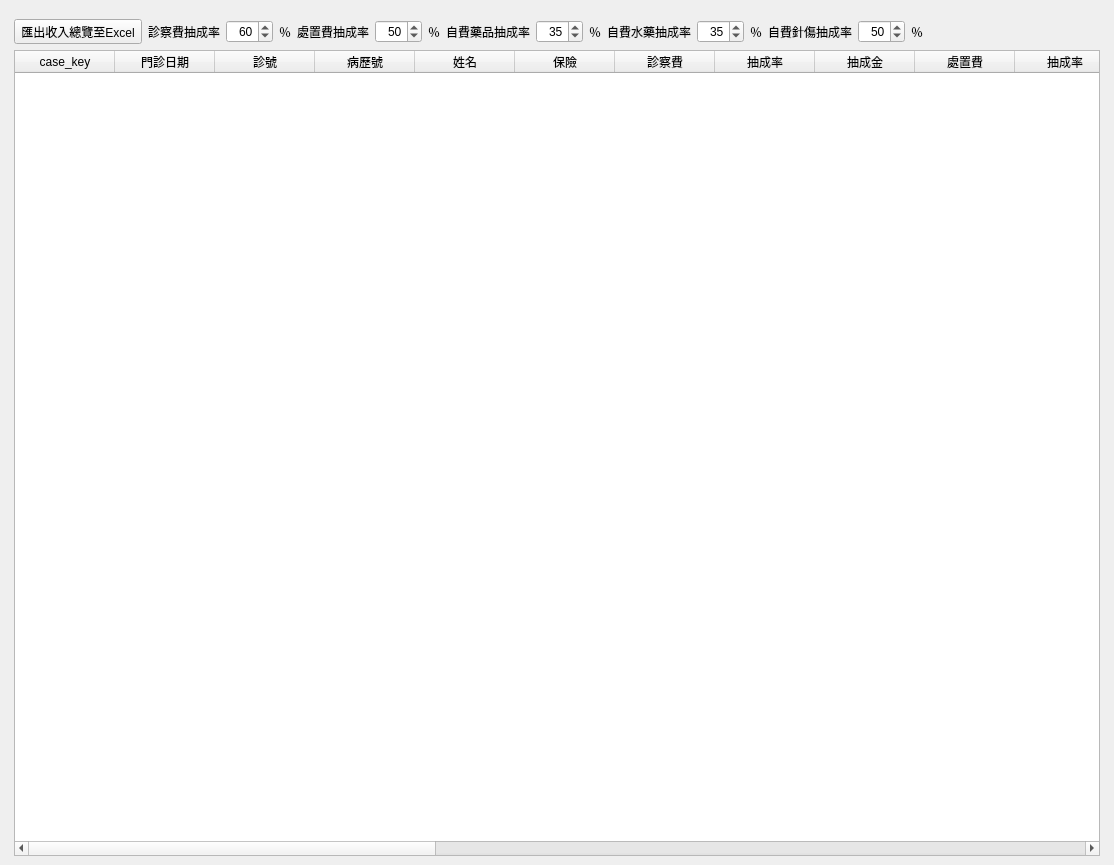
<?xml version="1.0" encoding="UTF-8"?>
<ui version="4.0">
 <class>WindowStatisticsDoctorSummary</class>
 <widget class="QMainWindow" name="WindowStatisticsDoctorSummary">
  <property name="geometry">
   <rect>
    <x>0</x>
    <y>0</y>
    <width>1114</width>
    <height>865</height>
   </rect>
  </property>
  <property name="windowTitle">
   <string>醫師收入統計</string>
  </property>
  <widget class="QWidget" name="centralwidget">
   <layout class="QHBoxLayout" name="horizontalLayout">
    <item>
     <layout class="QVBoxLayout" name="verticalLayout">
      <property name="leftMargin">
       <number>5</number>
      </property>
      <property name="topMargin">
       <number>10</number>
      </property>
      <property name="rightMargin">
       <number>5</number>
      </property>
      <item>
       <layout class="QVBoxLayout" name="verticalLayout_5">
        <item>
         <layout class="QHBoxLayout" name="horizontalLayout_income">
          <item>
           <layout class="QVBoxLayout" name="verticalLayout_2">
            <item>
             <layout class="QHBoxLayout" name="horizontalLayout_3">
              <item>
               <widget class="QToolButton" name="toolButton_export_to_excel">
                <property name="text">
                 <string>匯出收入總覽至Excel</string>
                </property>
                <property name="icon">
                 <iconset>
                  <normaloff>../icons/document-export.svg</normaloff>../icons/document-export.svg</iconset>
                </property>
                <property name="toolButtonStyle">
                 <enum>Qt::ToolButtonTextBesideIcon</enum>
                </property>
               </widget>
              </item>
              <item>
               <widget class="QLabel" name="label">
                <property name="text">
                 <string>診察費抽成率</string>
                </property>
               </widget>
              </item>
              <item>
               <widget class="QSpinBox" name="spinBox_ins_diag_rate">
                <property name="alignment">
                 <set>Qt::AlignRight|Qt::AlignTrailing|Qt::AlignVCenter</set>
                </property>
                <property name="maximum">
                 <number>100</number>
                </property>
                <property name="value">
                 <number>60</number>
                </property>
               </widget>
              </item>
              <item>
               <widget class="QLabel" name="label_ins_diag_rate_type">
                <property name="text">
                 <string>％</string>
                </property>
               </widget>
              </item>
              <item>
               <widget class="QLabel" name="label_4">
                <property name="text">
                 <string>處置費抽成率</string>
                </property>
               </widget>
              </item>
              <item>
               <widget class="QSpinBox" name="spinBox_ins_treat_rate">
                <property name="alignment">
                 <set>Qt::AlignRight|Qt::AlignTrailing|Qt::AlignVCenter</set>
                </property>
                <property name="maximum">
                 <number>100</number>
                </property>
                <property name="value">
                 <number>50</number>
                </property>
               </widget>
              </item>
              <item>
               <widget class="QLabel" name="label_ins_treat_rate_type">
                <property name="text">
                 <string>％</string>
                </property>
               </widget>
              </item>
              <item>
               <widget class="QLabel" name="label_6">
                <property name="text">
                 <string>自費藥品抽成率</string>
                </property>
               </widget>
              </item>
              <item>
               <widget class="QSpinBox" name="spinBox_self_drug_rate">
                <property name="alignment">
                 <set>Qt::AlignRight|Qt::AlignTrailing|Qt::AlignVCenter</set>
                </property>
                <property name="maximum">
                 <number>100</number>
                </property>
                <property name="value">
                 <number>35</number>
                </property>
               </widget>
              </item>
              <item>
               <widget class="QLabel" name="label_self_drug_rate_type">
                <property name="text">
                 <string>％</string>
                </property>
               </widget>
              </item>
              <item>
               <widget class="QLabel" name="label_7">
                <property name="text">
                 <string>自費水藥抽成率</string>
                </property>
               </widget>
              </item>
              <item>
               <widget class="QSpinBox" name="spinBox_herb_rate">
                <property name="alignment">
                 <set>Qt::AlignRight|Qt::AlignTrailing|Qt::AlignVCenter</set>
                </property>
                <property name="maximum">
                 <number>100</number>
                </property>
                <property name="value">
                 <number>35</number>
                </property>
               </widget>
              </item>
              <item>
               <widget class="QLabel" name="label_herb_rate_type">
                <property name="text">
                 <string>％</string>
                </property>
               </widget>
              </item>
              <item>
               <widget class="QLabel" name="label_8">
                <property name="text">
                 <string>自費針傷抽成率</string>
                </property>
               </widget>
              </item>
              <item>
               <widget class="QSpinBox" name="spinBox_self_treat_rate">
                <property name="alignment">
                 <set>Qt::AlignRight|Qt::AlignTrailing|Qt::AlignVCenter</set>
                </property>
                <property name="maximum">
                 <number>100</number>
                </property>
                <property name="value">
                 <number>50</number>
                </property>
               </widget>
              </item>
              <item>
               <widget class="QLabel" name="label_self_treat_rate_type">
                <property name="text">
                 <string>％</string>
                </property>
               </widget>
              </item>
              <item>
               <spacer name="horizontalSpacer">
                <property name="orientation">
                 <enum>Qt::Horizontal</enum>
                </property>
                <property name="sizeHint" stdset="0">
                 <size>
                  <width>40</width>
                  <height>20</height>
                 </size>
                </property>
               </spacer>
              </item>
             </layout>
            </item>
            <item>
             <widget class="QTableWidget" name="tableWidget_doctor_summary">
              <property name="editTriggers">
               <set>QAbstractItemView::NoEditTriggers</set>
              </property>
              <property name="selectionMode">
               <enum>QAbstractItemView::SingleSelection</enum>
              </property>
              <property name="selectionBehavior">
               <enum>QAbstractItemView::SelectRows</enum>
              </property>
              <column>
               <property name="text">
                <string>case_key</string>
               </property>
              </column>
              <column>
               <property name="text">
                <string>門診日期</string>
               </property>
              </column>
              <column>
               <property name="text">
                <string>診號</string>
               </property>
              </column>
              <column>
               <property name="text">
                <string>病歷號</string>
               </property>
              </column>
              <column>
               <property name="text">
                <string>姓名</string>
               </property>
              </column>
              <column>
               <property name="text">
                <string>保險</string>
               </property>
              </column>
              <column>
               <property name="text">
                <string>診察費</string>
               </property>
              </column>
              <column>
               <property name="text">
                <string>抽成率</string>
               </property>
              </column>
              <column>
               <property name="text">
                <string>抽成金</string>
               </property>
              </column>
              <column>
               <property name="text">
                <string>處置費</string>
               </property>
              </column>
              <column>
               <property name="text">
                <string>抽成率</string>
               </property>
              </column>
              <column>
               <property name="text">
                <string>抽成金</string>
               </property>
              </column>
              <column>
               <property name="text">
                <string>自費藥</string>
               </property>
              </column>
              <column>
               <property name="text">
                <string>抽成率</string>
               </property>
              </column>
              <column>
               <property name="text">
                <string>抽成金</string>
               </property>
              </column>
              <column>
               <property name="text">
                <string>自費水藥</string>
               </property>
              </column>
              <column>
               <property name="text">
                <string>抽成率</string>
               </property>
              </column>
              <column>
               <property name="text">
                <string>抽成金</string>
               </property>
              </column>
              <column>
               <property name="text">
                <string>自費針傷</string>
               </property>
              </column>
              <column>
               <property name="text">
                <string>抽成率</string>
               </property>
              </column>
              <column>
               <property name="text">
                <string>抽成金</string>
               </property>
              </column>
              <column>
               <property name="text">
                <string>美顏針</string>
               </property>
              </column>
              <column>
               <property name="text">
                <string>抽成率</string>
               </property>
              </column>
              <column>
               <property name="text">
                <string>抽成金</string>
               </property>
              </column>
              <column>
               <property name="text">
                <string>抽成總計</string>
               </property>
              </column>
              <column>
               <property name="text">
                <string>主治醫師</string>
               </property>
              </column>
             </widget>
            </item>
           </layout>
          </item>
          <item>
           <layout class="QVBoxLayout" name="verticalLayout_chart"/>
          </item>
         </layout>
        </item>
       </layout>
      </item>
     </layout>
    </item>
   </layout>
  </widget>
  <widget class="QMenuBar" name="menubar">
   <property name="geometry">
    <rect>
     <x>0</x>
     <y>0</y>
     <width>1114</width>
     <height>33</height>
    </rect>
   </property>
  </widget>
  <action name="action_export_excel">
   <property name="icon">
    <iconset>
     <normaloff>../icons/document-export.svg</normaloff>../icons/document-export.svg</iconset>
   </property>
   <property name="text">
    <string>匯出Excel</string>
   </property>
  </action>
 </widget>
 <resources/>
 <connections/>
</ui>
